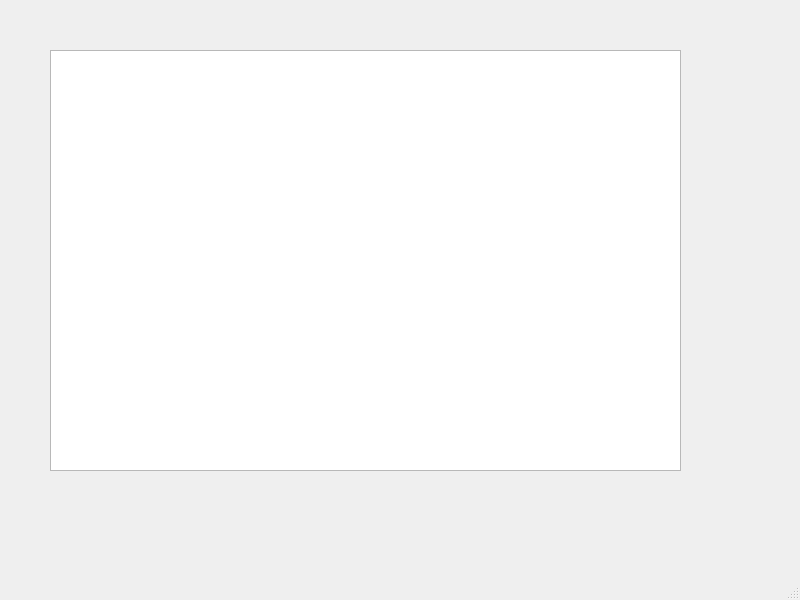
<?xml version="1.0" encoding="UTF-8"?>
<ui version="4.0">
 <class>MainWindow</class>
 <widget class="QMainWindow" name="MainWindow">
  <property name="geometry">
   <rect>
    <x>0</x>
    <y>0</y>
    <width>800</width>
    <height>600</height>
   </rect>
  </property>
  <property name="windowTitle">
   <string>MainWindow</string>
  </property>
  <widget class="QWidget" name="centralwidget">
   <widget class="QTextEdit" name="textEdit">
    <property name="geometry">
     <rect>
      <x>50</x>
      <y>50</y>
      <width>631</width>
      <height>421</height>
     </rect>
    </property>
   </widget>
  </widget>
  <widget class="QMenuBar" name="menubar">
   <property name="geometry">
    <rect>
     <x>0</x>
     <y>0</y>
     <width>800</width>
     <height>21</height>
    </rect>
   </property>
  </widget>
  <widget class="QStatusBar" name="statusbar"/>
 </widget>
 <resources/>
 <connections/>
</ui>
